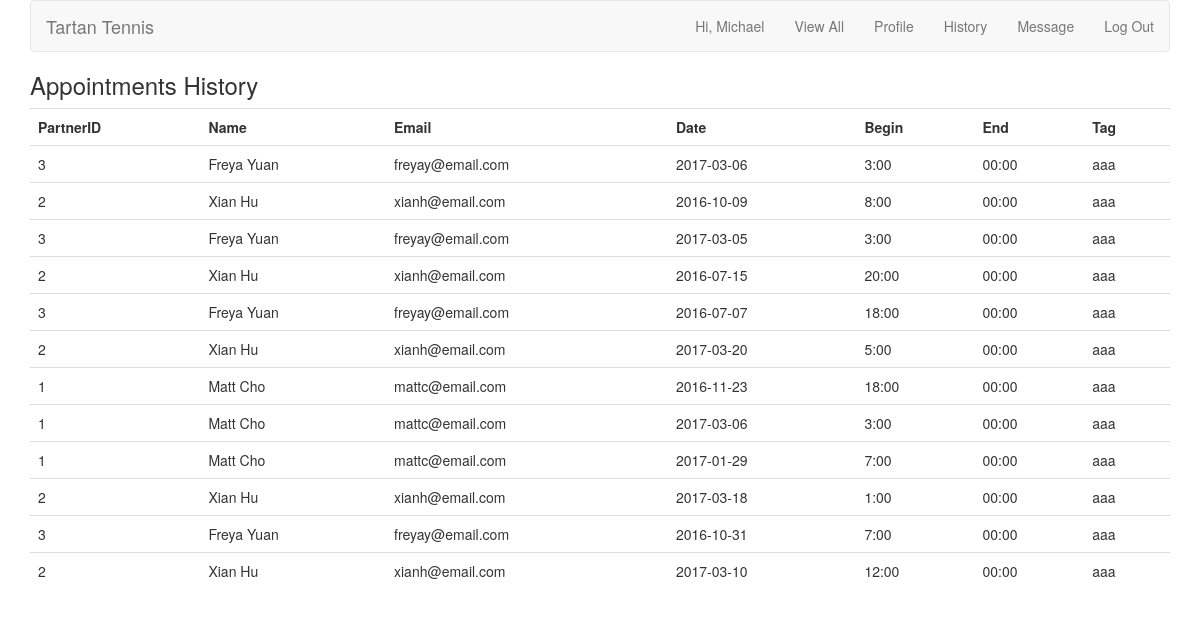
/activities.php (signed in), run on the app's committed database.
### tables this page shows
CREATE TABLE `appointments` (
  `appointment_id` int(10) UNSIGNED NOT NULL PRIMARY KEY AUTO_INCREMENT,
  `poster_id` int(10) UNSIGNED NOT NULL,
  `responder_id` int(10) UNSIGNED NOT NULL,
  `time_id` int(11) UNSIGNED NOT NULL,
  `message_id` int(11) UNSIGNED NOT NULL,
  `is_accepted` boolean DEFAULT FALSE
);

CREATE TABLE `users` (
  `user_id` int(10) UNSIGNED NOT NULL PRIMARY KEY AUTO_INCREMENT,
  `first_name` varchar(20) NOT NULL,
  `last_name` varchar(20) NOT NULL,
  `username` varchar(20) NOT NULL,
  `email` varchar(50) NOT NULL,
  `pass` char(40) NOT NULL,
  `created_at` timestamp NOT NULL DEFAULT CURRENT_TIMESTAMP,
  `updated_at` timestamp NOT NULL DEFAULT CURRENT_TIMESTAMP ON UPDATE CURRENT_TIMESTAMP
);

CREATE TABLE `times` (
  `time_id` int(11) NOT NULL PRIMARY KEY AUTO_INCREMENT,
  `begins_date` varchar(20) NOT NULL,
  `begins_time` varchar(20) NOT NULL,
  `ends_time` varchar(20) NOT NULL,
  `tag` tinytext NOT NULL,
  `user_id` int(11) NOT NULL,
  `created_at` timestamp NOT NULL DEFAULT CURRENT_TIMESTAMP,
  FULLTEXT (begins_date, begins_time, ends_time, tag)
);

### activities.php (the view, shortened to what this page needs)
<?php
include ('includes/header.php');
if (isset($_COOKIE['first_name']) AND isset($_COOKIE['user_id'])) {
echo '<h3>Appointments History</h3> ';
$all="SELECT *
		FROM appointments INNER JOIN times
		USING (time_id)
		WHERE (poster_id = {$_COOKIE['user_id']} OR responder_id = {$_COOKIE['user_id']}) AND (begins_date<CURRENT_TIMESTAMP)";
$ra = mysqli_query($dbc, $all);
$num_activities = mysqli_num_rows($ra);
if ($num_activities > 0) {
					echo '<table class="table">
							<tr>
								<th>PartnerID</th>
								<th>Name</th>
								<th>Email</th>
								<th>Date</th>
								<th>Begin</th>
								<th>End</th>
								<th>Tag</th>
							</tr>';
					while ($row = mysqli_fetch_array($ra)) {
							$q = "SELECT first_name, last_name, email FROM users WHERE user_id = {$row['poster_id']}";
					        $q2 = "SELECT first_name, last_name, email FROM users WHERE user_id = {$row['responder_id']}";
					        $r = mysqli_query($dbc, $q);
					        $r2 = mysqli_query($dbc, $q2);
					        $subr = mysqli_fetch_array($r);
					        $subr2 = mysqli_fetch_array($r2);
						if($row['poster_id'] == $_COOKIE['user_id']){
						echo
						'<tr>
							<td>' . $row['responder_id'] . '</td>
							<td>' . $subr2['first_name'] . ' ' . $subr2['last_name'] . '</td>
							<td>' . $subr2['email'] . '</td>
							<td>' . $row['begins_date'] . '</td>
							<td>' . $row['begins_time'] . '</td>
							<td>' . $row['ends_time'] . '</td>
							<td>' . $row['tag'] . '</td>
						</tr>';
						}else{
						echo
						'<tr>
							<td>' . $row['poster_id'] . '</td>
							<td>' . $subr['first_name'] . ' ' . $subr['last_name'] . '</td>
							<td>' . $subr['email'] . '</td>
							<td>' . $row['begins_date'] . '</td>
							<td>' . $row['begins_time'] . '</td>
							<td>' . $row['ends_time'] . '</td>
							<td>' . $row['tag'] . '</td>
						</tr>';
						}
					}
					echo '</table>';
				} else {
					echo '<h3>You have no activities now.</h3>';
					echo '<h4>Wanna see more users?</h4>';
					echo '<a class="btn btn-primary btn-sm" href="alltime.php">Go and see</a></h3>';
				}
}else
{
        echo 'You must be logged to access this page.';
}
?>

### data on the page
appointments: responder "3", users.first_name "Freya", users.last_name "Yuan", users.email "freyay@email.com", time.begins_date "2017-03-06", time.begins_time "3:00", time.ends_time "00:00", time.tag "aaa"
appointments: responder "2", users.first_name "Xian", users.last_name "Hu", users.email "xianh@email.com", time.begins_date "2016-10-09", time.begins_time "8:00", time.ends_time "00:00", time.tag "aaa"
appointments: poster "3", users.first_name "Freya", users.last_name "Yuan", users.email "freyay@email.com", time.begins_date "2017-03-05", time.begins_time "3:00", time.ends_time "00:00", time.tag "aaa"
appointments: responder "2", users.first_name "Xian", users.last_name "Hu", users.email "xianh@email.com", time.begins_date "2016-07-15", time.begins_time "20:00", time.ends_time "00:00", time.tag "aaa"
appointments: responder "3", users.first_name "Freya", users.last_name "Yuan", users.email "freyay@email.com", time.begins_date "2016-07-07", time.begins_time "18:00", time.ends_time "00:00", time.tag "aaa"
appointments: responder "2", users.first_name "Xian", users.last_name "Hu", users.email "xianh@email.com", time.begins_date "2017-03-20", time.begins_time "5:00", time.ends_time "00:00", time.tag "aaa"
appointments: poster "1", users.first_name "Matt", users.last_name "Cho", users.email "mattc@email.com", time.begins_date "2016-11-23", time.begins_time "18:00", time.ends_time "00:00", time.tag "aaa"
appointments: poster "1", users.first_name "Matt", users.last_name "Cho", users.email "mattc@email.com", time.begins_date "2017-03-06", time.begins_time "3:00", time.ends_time "00:00", time.tag "aaa"
appointments: poster "1", users.first_name "Matt", users.last_name "Cho", users.email "mattc@email.com", time.begins_date "2017-01-29", time.begins_time "7:00", time.ends_time "00:00", time.tag "aaa"
appointments: poster "2", users.first_name "Xian", users.last_name "Hu", users.email "xianh@email.com", time.begins_date "2017-03-18", time.begins_time "1:00", time.ends_time "00:00", time.tag "aaa"
appointments: poster "3", users.first_name "Freya", users.last_name "Yuan", users.email "freyay@email.com", time.begins_date "2016-10-31", time.begins_time "7:00", time.ends_time "00:00", time.tag "aaa"
appointments: responder "2", users.first_name "Xian", users.last_name "Hu", users.email "xianh@email.com", time.begins_date "2017-03-10", time.begins_time "12:00", time.ends_time "00:00", time.tag "aaa"

### other printed values
$fn "Michael"
